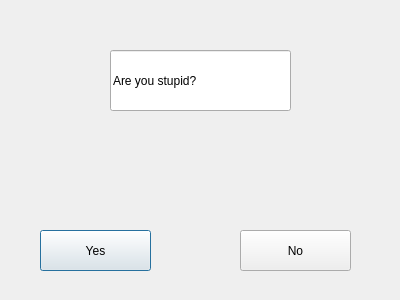
<?xml version="1.0" encoding="UTF-8"?>
<ui version="4.0">
 <class>Dialog</class>
 <widget class="QDialog" name="Dialog">
  <property name="geometry">
   <rect>
    <x>0</x>
    <y>0</y>
    <width>400</width>
    <height>300</height>
   </rect>
  </property>
  <property name="windowTitle">
   <string>Dialog</string>
  </property>
  <widget class="QPushButton" name="pushButton">
   <property name="geometry">
    <rect>
     <x>40</x>
     <y>230</y>
     <width>111</width>
     <height>41</height>
    </rect>
   </property>
   <property name="text">
    <string>Yes</string>
   </property>
  </widget>
  <widget class="QPushButton" name="pushButton_2">
   <property name="geometry">
    <rect>
     <x>240</x>
     <y>230</y>
     <width>111</width>
     <height>41</height>
    </rect>
   </property>
   <property name="text">
    <string>No</string>
   </property>
  </widget>
  <widget class="QLineEdit" name="lineEdit">
   <property name="geometry">
    <rect>
     <x>110</x>
     <y>50</y>
     <width>181</width>
     <height>61</height>
    </rect>
   </property>
   <property name="text">
    <string>Are you stupid?</string>
   </property>
  </widget>
 </widget>
 <resources/>
 <connections/>
</ui>
